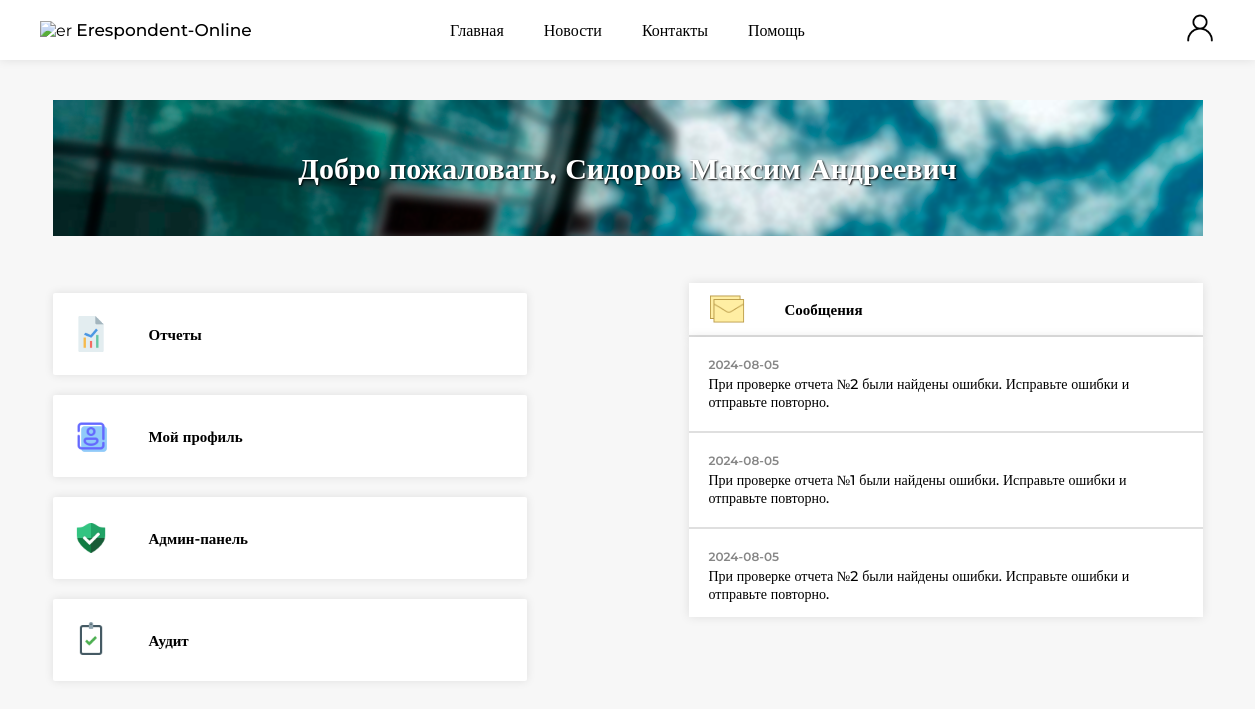
The app's page /account (signed in) with its own data.
### website/models.py (models this page shows)
class User(db.Model, UserMixin):
    __tablename__ = 'user'
    id = db.Column(db.Integer, primary_key=True)
    type = db.Column(db.String(13), default='Респондент')
    email = db.Column(db.String(50), unique=True)
    fio = db.Column(db.String(30))
    telephone = db.Column(db.String(20))
    password = db.Column(db.String(50))
    organization_id = db.Column(db.Integer(), db.ForeignKey('organization.id'))
    reports = db.relationship('Report', backref='user', lazy=True, cascade="all, delete-orphan")
    organization = db.relationship('Organization', backref=backref('users', lazy=True, single_parent=True))

class Message(db.Model):
    id = db.Column(db.Integer, primary_key=True)
    create_time = db.Column(db.Date, default=datetime.now())
    text = db.Column(db.String(200))
    user_id = db.Column(db.Integer, db.ForeignKey('user.id'))
    user = db.relationship('User', backref=backref('messages', lazy=True, cascade="all, delete-orphan"))

### website/views.py (the view)
@views.route('/account')
@login_required
def account():
    messages = Message.query.filter_by(user=current_user).order_by(Message.id.desc()).all()
    return render_template('account.html',
                           user=current_user,
                           messages=messages)

### website/templates/account.html (shortened to what this page needs)
{% extends "base.html" %}
{% block content %}
<div class = "account_cont">
    <div class = "privetstvie_cont">
        <a>Добро пожаловать, {{user.fio}}</a>
    </div>
    <div class = "account_functions">
        <div class = "account_links">
            <button class = "account_buttons" {%if user.type == 'Аудитор'%} onclick="window.location.href='/audit_area'"{%else%} onclick="window.location.href='/report_area'"{%endif%}>
                <img src="{{ url_for('static', filename='img/icon_reports.png')}}"  alt="">
                <span>Отчеты</span>
            </button>
            <button class = "account_buttons" onclick="window.location.href='/profile/common'">
                <img src="{{ url_for('static', filename='img/icon_profile.png')}}"  alt="">
                <span>Мой профиль</span>
            </button>
            {%if user.type == 'Администратор'%}
            <button class = "account_buttons" onclick="window.location.href='/admin'">
                <img src="{{ url_for('static', filename='img/icon_admin-panel.png')}}"  alt="">
                <span>Админ-панель</span>
            </button>
            <button class = "account_buttons" onclick="window.location.href='/audit_area'">
                <img src="{{ url_for('static', filename='img/audit_icon.png')}}"  alt="">
                <span>Аудит</span>
            </button>
            {%endif%}
        </div>
        <div class = "account_messages">
            <div class = "account_messageArea">
                <img src="{{ url_for('static', filename='img/icon_message.png')}}"  alt="">
                <span>Сообщения</span>
            </div>
            <div class = "message_cont">
                {% if messages %}
                    {% for row in messages %}
                    <div class = "mes">
                        <div class = "time_mes">{{row.create_time}}</div>
                        <div class = "text_mes">{{row.text}}</div>
                    </div>
                    {%endfor%}
                {%else%}
                <div class = "mes">
                    <a class = "text_mes">Нет сообщений</a>
                </div>
                {%endif%}
            </div>
        </div>
    </div>
</div>
{% endblock %}

### website/static/css/base.css (style rules this page uses)
* { margin: 0; padding: 0; font-family: 'Montserrat'; }
html { margin: 0; width: 100%; height: 100%; }
body { display: flex; flex-direction: column; min-height: 100vh; background-color:rgb(247, 247, 247); color: rgb(0, 0, 0); }
:root { --color1: rgb(238, 246, 253); --color2: rgba(0, 128, 255, 0.6); --color3: rgb(216, 236, 255); --color4: #333; --color5: rgb(61, 185, 171); --color6: #444444; }
.account_cont { display: flex; flex-direction: column; align-items: center; justify-content: center; margin-top: 100px; }
.account_cont .privetstvie_cont { display: flex; justify-content: center; align-items: center; font-size: 30px; font-weight: 600; color: rgb(255, 255, 255); height: 136px; width: 1150px; background-image: url('../img/begin_name1.png'); text-shadow: 1px 1px 2px black; box-shadow: 0 0 10px rgba(0, 0, 0, 0); font-weight: 600; }
.account_cont .account_functions { display: flex; flex-direction: row; padding-top: 47px; width: 1150px; justify-content: space-between; }
.account_cont .account_functions .account_links { display: flex; flex-direction: column; text-align: left; }
.account_buttons { display: flex; flex-direction: row; align-items: center; border: none; background-color: white; box-shadow: 0 0 10px rgba(0, 0, 0, 0.1); width: 474px; height: 82px; font-weight: 600; border-radius: 2px; margin: 10px 0; padding: 0 20px; font-size: 15px; transition: color 0.3s ease; }
.account_buttons img { width: 36px; margin: 0 40px 0 0; }
.account_buttons span { text-align: center; }
.account_cont .account_functions .account_messages { display: flex; flex-direction: column; }
.account_messageArea { display: flex; flex-direction: row; align-items: center; border: none; background-color: white; box-shadow: 0 0 10px rgba(0, 0, 0, 0.1); width: 474px; height: 52px; font-weight: 600; border-radius: 0; padding: 0 20px; font-size: 15px; transition: color 0.3s ease; border-bottom: 2px solid #dfdfdf; }
.account_messageArea img { width: 36px; margin: 0 40px 0 0; }
.account_messageArea span { text-align: center; }
.message_cont { width: 514px; height: auto; max-height: 280px; overflow-y: auto; box-shadow: 0 0 10px rgba(0, 0, 0, 0.1); }
.message_cont .mes { display: flex; flex-direction: column; padding: 20px; background-color: rgb(255, 255, 255); -webkit-backdrop-filter: blur(10px); backdrop-filter: blur(10px); border-bottom: 2px solid #dfdfdf; }
.message_cont .mes .time_mes { font-size: 12px; color: rgb(134, 134, 134); padding-bottom: 3px; font-weight: 600; }
.message_cont .mes .text_mes { font-size: 14px; font-weight: 500; }

### records on screen
User: fio "Сидоров Максим Андреевич"
Message: create_time "2024-08-05", text "При проверке отчета №2 были найдены ошибки. Исправьте ошибки и отправьте повторно."
Message: create_time "2024-08-05", text "При проверке отчета №1 были найдены ошибки. Исправьте ошибки и отправьте повторно."
Message: create_time "2024-08-05", text "При проверке отчета №2 были найдены ошибки. Исправьте ошибки и отправьте повторно."
